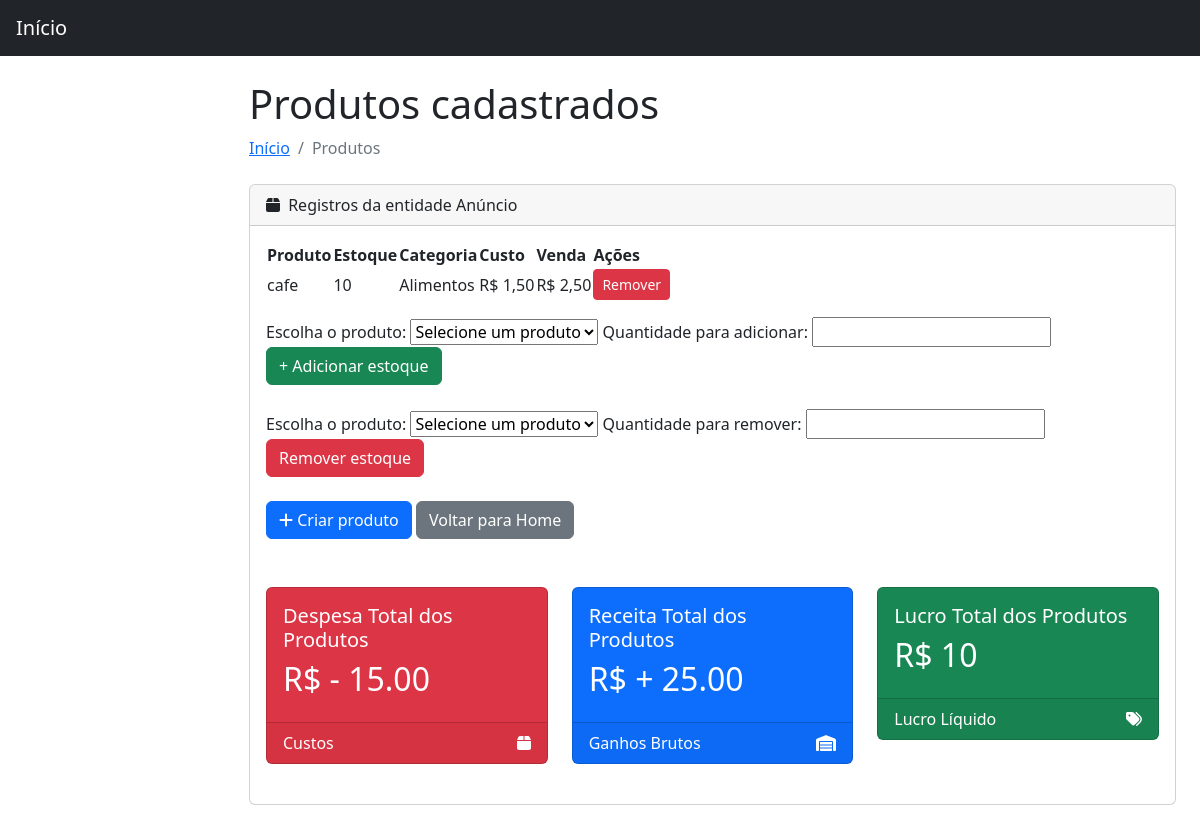
The app's page /MeuSaldo/listaProdutos.php (signed in), older data.
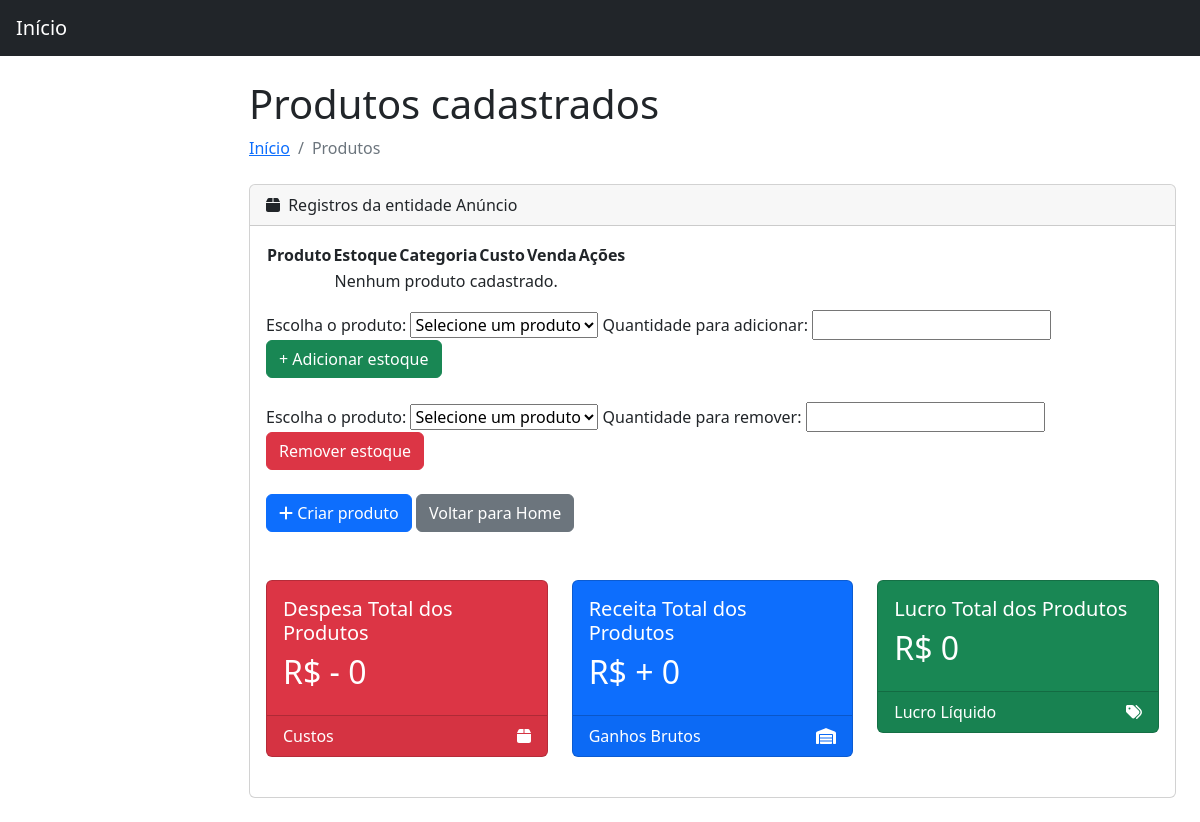
The same page, newer data.
### tables this page shows
CREATE TABLE `anuncios` (
  `idAnuncio` int NOT NULL,
  `Usuarios_idUsuario` int NOT NULL,
  `nomeProduto` varchar(30) NOT NULL,
  `estoqueProduto` int NOT NULL,
  `categoriaAnuncio` varchar(50) NOT NULL,
  `valorCustoAnuncio` decimal(10,2) NOT NULL,
  `valorAnuncio` decimal(10,2) NOT NULL
);

### MeuSaldo/header.php (called while the page is built, shortened)
<?php
    if(isset($_SESSION['logado']) && $_SESSION['logado'] === true){
        $idUsuario    = $_SESSION['idUsuario'];
    }
?>

### MeuSaldo/listaProdutos.php (the view, shortened to what the changed rows need)
<?php
include "header.php";
include "conexaoBD.php";
$sql = "SELECT
            idAnuncio,
            nomeProduto,
            estoqueProduto,
            categoriaAnuncio,
            valorCustoAnuncio,
            valorAnuncio
        FROM anuncios
        WHERE Usuarios_idUsuario = ?
        ORDER BY idAnuncio DESC";
$stmt = mysqli_prepare($conn, $sql);
mysqli_stmt_bind_param(
    $stmt,
    "i",
    $idUsuario
);
mysqli_stmt_execute($stmt);
$resultado = mysqli_stmt_get_result($stmt);
$sqlDespesa = "SELECT SUM(estoqueProduto * valorCustoAnuncio) AS despesaTotal
               FROM Anuncios
               WHERE Usuarios_idUsuario = $idUsuario";
$resultadoDespesa = mysqli_query($conn, $sqlDespesa);
$dadosDespesa = mysqli_fetch_assoc($resultadoDespesa);
$despesaTotal = $dadosDespesa['despesaTotal'] ?? 0;
$sqlReceita = "SELECT SUM(estoqueProduto * valorAnuncio) AS receitaTotal
               FROM Anuncios
               WHERE Usuarios_idUsuario = $idUsuario";
$resultadoReceita = mysqli_query($conn, $sqlReceita);
$dadosReceita = mysqli_fetch_assoc($resultadoReceita);
$receitaTotal = $dadosReceita['receitaTotal'] ?? 0 ;
$lucroProdutos = $receitaTotal - $despesaTotal;
?>
<!DOCTYPE html>
<html lang="pt-br">
<head>
    <link href="https://cdn.jsdelivr.net/npm/simple-datatables@7.1.2/dist/style.min.css"
          rel="stylesheet">
    <link href="css/styles.css"
          rel="stylesheet">
</head>
<body class="sb-nav-fixed">
<div id="layoutSidenav">
    <div id="layoutSidenav_content">
        <main>
            <div class="container-fluid px-4">
                <h1 class="mt-4">
                    Produtos cadastrados
                </h1>
                <div class="card mb-4">
                    <div class="card-body">
                        <table id="datatablesSimple">
                            <thead>
                                <tr>
                                    <th>Produto</th>
                                    <th>Estoque</th>
                                    <th>Categoria</th>
                                    <th>Custo</th>
                                    <th>Venda</th>
                                    <th>Ações</th>
                                </tr>
                            </thead>
                            <tbody>
                                <?php
                                if (mysqli_num_rows($resultado) > 0) {
                                    while ($produto = mysqli_fetch_assoc($resultado)) {
                                        echo "<tr>";
                                        echo "<td>" .
                                            htmlspecialchars(
                                                $produto['nomeProduto']
                                            ) .
                                            "</td>";
                                        echo "<td>" .
                                            htmlspecialchars(
                                                $produto['estoqueProduto']
                                            ) .
                                            "</td>";
                                        echo "<td>" .
                                            htmlspecialchars(
                                                $produto['categoriaAnuncio']
                                            ) .
                                            "</td>";
                                        echo "<td>R$ " .
                                            number_format(
                                                $produto['valorCustoAnuncio'],
                                                2,
                                                ',',
                                                '.'
                                            ) .
                                            "</td>";
                                        echo "<td>R$ " .
                                            number_format(
                                                $produto['valorAnuncio'],
                                                2,
                                                ',',
                                                '.'
                                            ) .
                                            "</td>";
                                            echo "<td>
                                                <a href='removerProduto.php?id=" . $produto['idAnuncio'] . "'
                                                class='btn btn-danger btn-sm'
                                                onclick=\"return confirm('Tem certeza que deseja remover este produto?');\">
                                                    Remover
                                                </a>
                                            </td>";
                                        echo "</tr>";
                                    }
                                } else {
                                    echo "
                                    <tr>
                                        <td colspan='6'
                                            class='text-center'>
                                            Nenhum produto cadastrado.
                                        </td>
                                    </tr>
                                    ";
                                }
                                ?>
                            </tbody>
                        </table>
                    <div class="row">
                    <div class="col-xl-4 col-md-6"><br><br>
                        <div class="card bg-danger text-white mb-4">
                            <div class="card-body">
                                <h5>
                                    Despesa Total dos Produtos
                                </h5>
                                <h2>
                                    <?php
                                    echo " R$ - $despesaTotal";
                                    ?>
                                </h2>
                            </div>
                        </div>
                    </div>
                    <div class="col-xl-4 col-md-6"><br><br>
                        <div class="card bg-primary text-white mb-4">
                            <div class="card-body">
                                <h5>
                                    Receita Total dos Produtos
                                </h5>
                                <h2>
                                    <?php
                                    echo "R$ + $receitaTotal";
                                    ?>
                                </h2>
                            </div>
                        </div>
                    </div>
                    <div class="col-xl-4 col-md-6"><br><br>
                        <div class="card bg-success text-white mb-4">
                            <div class="card-body">
                                <h5>
                                    Lucro Total dos Produtos
                                </h5>
                                <h2>
                                    <?php
                                    echo "R$ $lucroProdutos";
                                    ?>
                                </h2>
                            </div>
                        </div>
                    </div>
                    </div>
                </div>
            </div>
        </main>
    </div>
</div>
</body>
</html>

Row changes from the older to the newer data that the page shows:
removed anuncios: nomeProduto "cafe", estoqueProduto "10", categoriaAnuncio "Alimentos", valorCustoAnuncio "1,50", valorAnuncio "2,50"
Text that changed along with them:
$despesaTotal: "15.00" → "0"
$receitaTotal: "25.00" → "0"
$lucroProdutos: "10" → "0"
text now shown: "Nenhum produto cadastrado."
